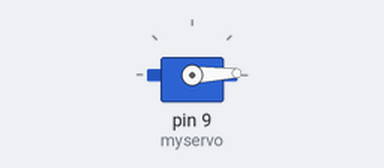
A sketch run on a simulated Arduino Uno, built with avr-gcc and run on an emulated ATmega328P. Shown: servo.

Above: at 0.05 s.
At 1.15 s:
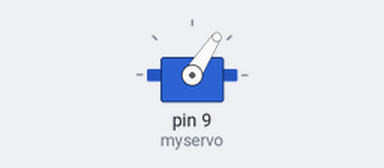
At 2.25 s:
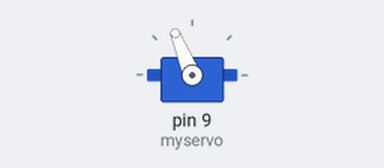
At 4.45 s:
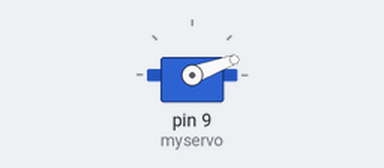
Timing chart, 0 to 5.9 s (numbered marks = the images above):
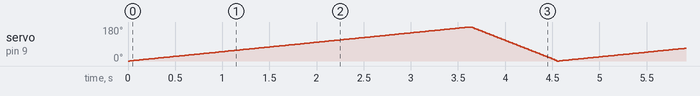

The sketch:

_03_servo_postupne_otaceni_ukol_B.ino
```cpp
#include <Servo.h>


Servo myservo;

int pos = 0;


void setup()

{

  myservo.attach(9);

}


void loop()

{

 // Úprava mezní hodnoty natočení servomotoru na 180

 for(pos = 0; pos <= 180; pos += 1)

  {

    myservo.write(pos);

    // Úprava prodlevy, aby se servo ještě více zpomalilo

    delay(20);

  }

  // Úprava mezní hodnoty natočení servomotoru ze 180 na 0

  for(pos = 180; pos >= 0; pos -= 1)

  {

    myservo.write(pos);

    // Úprava prodlevy, aby se servo zrychlilo

    delay(5);

  }

}
```
